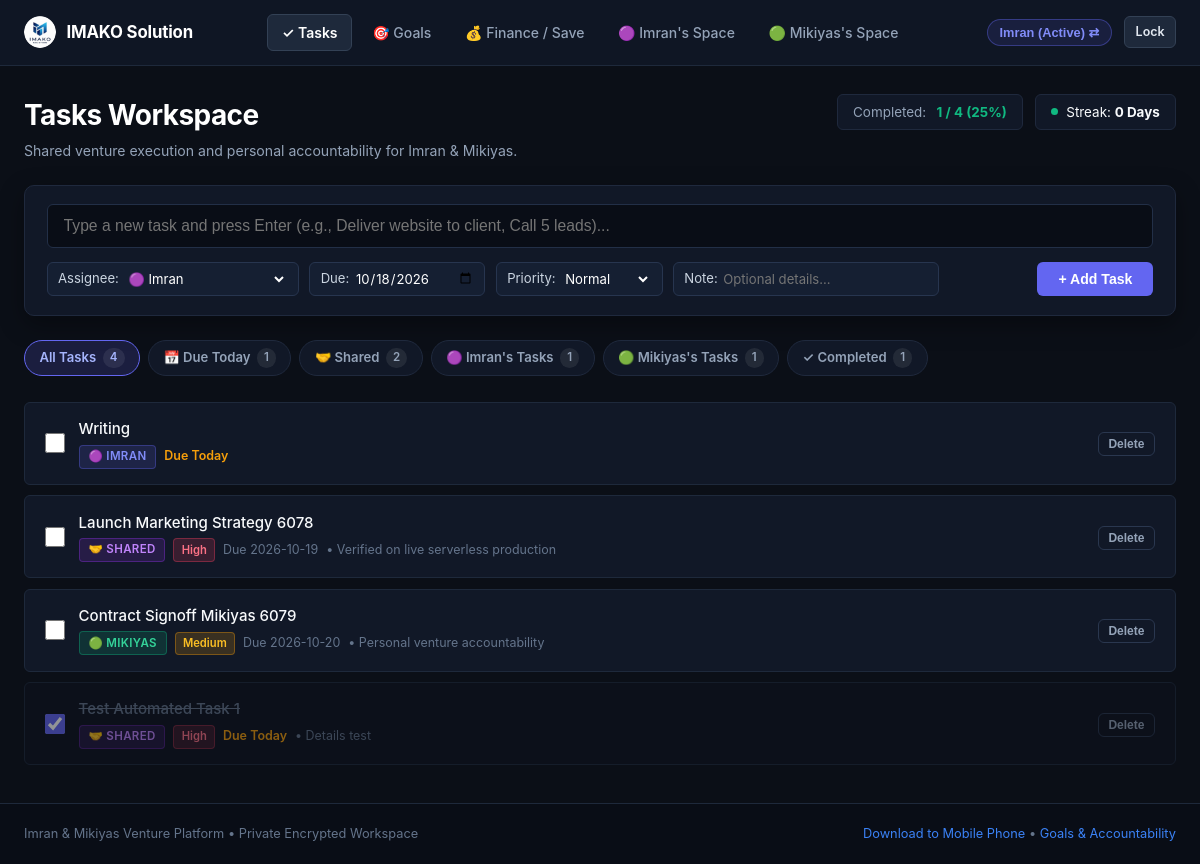
The page /index (signed in) on the database as committed earlier.
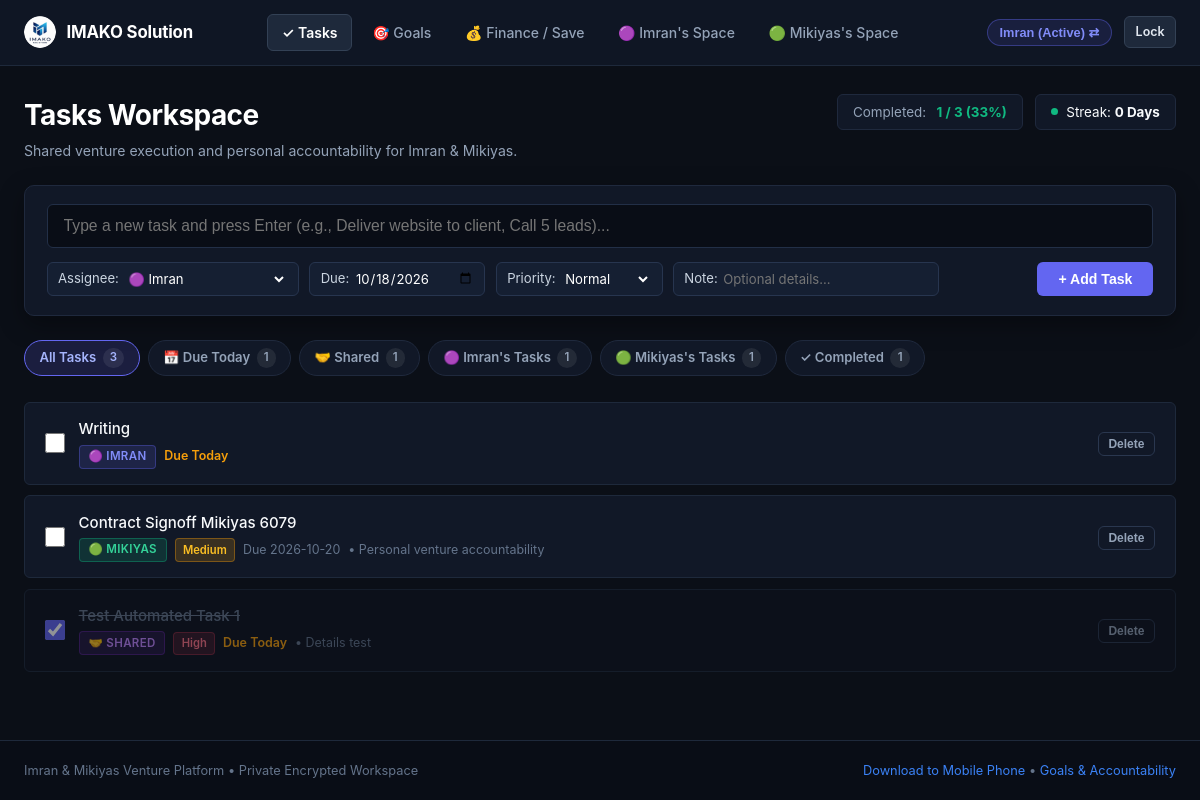
The same page on the database as committed later.
### tables this page shows
CREATE TABLE users (
        id TEXT PRIMARY KEY,
        name TEXT NOT NULL,
        pin_hash TEXT NOT NULL,
        default_consequence TEXT NOT NULL DEFAULT '',
        savings_goal_name TEXT NOT NULL DEFAULT 'Capital Growth Fund',
        savings_goal_target REAL NOT NULL DEFAULT 0.0,
        currency TEXT NOT NULL DEFAULT '$'
    );

CREATE TABLE tasks (
        id INTEGER PRIMARY KEY AUTOINCREMENT,
        user_id TEXT NOT NULL,
        task_type TEXT NOT NULL DEFAULT 'personal' CHECK(task_type IN ('shared', 'personal')),
        week_identifier TEXT NOT NULL,
        title TEXT NOT NULL,
        details TEXT,
        due_date TEXT NOT NULL,
        target_time TEXT,
        is_done INTEGER NOT NULL DEFAULT 0,
        done_date TEXT,
        proof_image TEXT,
        proof_text TEXT,
        ai_verified INTEGER NOT NULL DEFAULT 0,
        ai_status TEXT NOT NULL DEFAULT 'Unverified',
        ai_feedback TEXT,
        is_archived INTEGER NOT NULL DEFAULT 0,
        consequence_applied INTEGER NOT NULL DEFAULT 0,
        created_at TIMESTAMP DEFAULT CURRENT_TIMESTAMP, assigned_to TEXT DEFAULT 'imran', priority TEXT DEFAULT 'Normal',
        FOREIGN KEY (user_id) REFERENCES users (id) ON DELETE CASCADE
    );

### app.py (the view)
@app.route("/")
@app.route("/index")
def index():
    if not (session.get("logged_in_user") or request.cookies.get("partner_user")):
        return handle_login_request()
    return tasks_board()

### app.py (called while the page is built, shortened)
@app.before_request
def require_authentication_gate():
    if request.endpoint == "static" or request.path.startswith(("/static/", "/public/")):
        return None
    allowed_exact = (
        "/", "/index", "/login", "/login/", "/favicon.ico", "/manifest.json", "/sw.js",
        "/api/index", "/api/index/", "/api/index.py", "/debug"
    )
    if (
        request.path in allowed_exact
        or request.endpoint in ("login", "debug_endpoint", "index", "vercel_entrypoint_dispatcher")
    ):
        return None

@app.context_processor
def inject_globals():
    today_str = date.today().strftime("%Y-%m-%d")
    current_user = None
    logged_id = session.get("logged_in_user")
    conn = get_db_connection()
    check_and_apply_penalties(conn)
    if logged_id:
        cursor = conn.cursor()
        cursor.execute("SELECT * FROM users WHERE id = ?", (logged_id,))
        current_user = cursor.fetchone()
    cursor = conn.cursor()
    cursor.execute("SELECT COUNT(*) FROM penalties WHERE status = 'Pending'")
    total_pending_penalties = cursor.fetchone()[0]
    conn.close()
    return {
        "current_user": current_user,
        "total_pending_penalties": total_pending_penalties,
        "today_str": today_str
    }

### database/db.py (called while the page is built, shortened)
def get_db_connection():
    global _last_db_check
    conn = sqlite3.connect(DB_PATH, factory=SyncedConnection)
    conn.row_factory = sqlite3.Row
    conn.execute("PRAGMA foreign_keys = ON")
    return conn

def check_and_apply_penalties(conn):
    today_str = date.today().strftime("%Y-%m-%d")
    cursor = conn.cursor()
    cursor.execute("""
    SELECT t.id, t.user_id, t.title, t.due_date, u.default_consequence
    FROM tasks t
    JOIN users u ON t.user_id = u.id
    WHERE t.due_date < ? AND t.is_done = 0 AND t.consequence_applied = 0
    """, (today_str,))
    overdue_tasks = cursor.fetchall()
    conn.commit()

    def commit(self):
        super().commit()
        if is_serverless:
            sync_db()

### templates/tasks.html (shortened to what this page needs)
{% extends "base.html" %}
{% block content %}
<div style="margin-bottom: 1.5rem; display:flex; justify-content:space-between; align-items:flex-start; flex-wrap:wrap; gap:1rem;">
  <div>
    <h1 style="font-size:1.75rem; font-weight:700;">Tasks Workspace</h1>
    <p style="font-size:0.88rem; color:var(--text-muted); margin-top:0.25rem;">
      Shared venture execution and personal accountability for Imran &amp; Mikiyas.
    </p>
  </div>
  <div style="display:flex; align-items:center; gap:0.75rem; flex-wrap:wrap;">
    <div style="background:#111827; border:1px solid #1f293d; padding:0.45rem 0.95rem; border-radius:var(--radius-sm); font-size:0.84rem; display:flex; align-items:center; gap:0.65rem;">
      <span style="color:var(--text-muted);">Completed:</span>
      <strong style="color:var(--accent-emerald);">{{ stats.done_count }} / {{ stats.total_count }} ({{ stats.rate }}%)</strong>
    </div>
    <div style="background:#111827; border:1px solid #1f293d; padding:0.45rem 0.95rem; border-radius:var(--radius-sm); font-size:0.84rem; display:flex; align-items:center; gap:0.5rem;">
      <div style="width:7px; height:7px; border-radius:50%; background:var(--accent-emerald);"></div>
      <span>Streak: <strong>{{ streak_count }} {{ 'Day' if streak_count == 1 else 'Days' }}</strong></span>
    </div>
  </div>
</div>
<div class="task-quick-add">
  <form action="{{ url_for('add_task') }}" method="POST">
    <div class="task-add-input-row">
      <input type="text" name="title" class="task-main-input" placeholder="Type a new task and press Enter (e.g., Deliver website to client, Call 5 leads)..." required autofocus autocomplete="off">
    </div>
    <div class="task-controls-row">
      <div class="task-controls-left">
        <div class="control-pill">
          <span>Assignee:</span>
          <select name="assigned_to">
            <option value="imran" {% if current_user and current_user.id == 'imran' %}selected{% endif %}>🟣 Imran</option>
          </select>
        </div>
        <div class="control-pill">
          <span>Due:</span>
          <input type="date" name="due_date" value="{{ today_str }}">
        </div>
        <div class="control-pill">
          <span>Priority:</span>
          <select name="priority">
            <option value="Normal">Normal</option>
          </select>
        </div>
        <div class="control-pill" style="flex:1; min-width:160px;">
          <span>Note:</span>
          <input type="text" name="details" placeholder="Optional details..." style="width:100%;">
        </div>
      </div>
      <button type="submit" class="btn btn-primary" style="padding:0.48rem 1.25rem; font-size:0.88rem;">
        + Add Task
      </button>
    </div>
  </form>
</div>
<div class="filter-chips-bar">
  <a href="{{ url_for('tasks_board', tab='all') }}" class="filter-chip {% if active_tab == 'all' %}active{% endif %}">
    All Tasks <span class="chip-count">{{ counts.all }}</span>
  </a>
  <a href="{{ url_for('tasks_board', tab='today') }}" class="filter-chip {% if active_tab == 'today' %}active{% endif %}">
    📅 Due Today <span class="chip-count">{{ counts.today }}</span>
  </a>
  <a href="{{ url_for('tasks_board', tab='shared') }}" class="filter-chip {% if active_tab == 'shared' %}active{% endif %}">
    🤝 Shared <span class="chip-count">{{ counts.shared }}</span>
  </a>
  <a href="{{ url_for('tasks_board', tab='imran') }}" class="filter-chip {% if active_tab == 'imran' %}active{% endif %}">
    🟣 Imran's Tasks <span class="chip-count">{{ counts.imran }}</span>
  </a>
  <a href="{{ url_for('tasks_board', tab='mikiyas') }}" class="filter-chip {% if active_tab == 'mikiyas' %}active{% endif %}">
    🟢 Mikiyas's Tasks <span class="chip-count">{{ counts.mikiyas }}</span>
  </a>
  <a href="{{ url_for('tasks_board', tab='completed') }}" class="filter-chip {% if active_tab == 'completed' %}active{% endif %}">
    ✓ Completed <span class="chip-count">{{ counts.completed }}</span>
  </a>
</div>
<div style="margin-top: 1rem;">
  {% if tasks %}
    {% for task in tasks %}
      <div class="cool-task-card {% if task.is_done %}is-done{% endif %}">
        <div class="cool-task-left">
          <form action="{{ url_for('toggle_task_done', task_id=task.id) }}" method="POST" style="margin:0; display:flex; align-items:center;">
            <input type="checkbox" class="cool-task-checkbox" {% if task.is_done %}checked{% endif %} onchange="this.form.submit()" title="Click to mark done / undone">
          </form>
          <div style="flex:1;">
            <div class="cool-task-title">
              {{ task.title }}
            </div>
            <div class="cool-task-meta">
              {% if task.assigned_to == 'shared' or task.task_type == 'shared' %}
                <span class="badge-assignee shared">🤝 Shared</span>
              {% elif task.assigned_to == 'imran' or (task.user_id == 'imran' and not task.assigned_to) %}
                <span class="badge-assignee imran">🟣 Imran</span>
              {% elif task.assigned_to == 'mikiyas' or (task.user_id == 'mikiyas' and not task.assigned_to) %}
                <span class="badge-assignee mikiyas">🟢 Mikiyas</span>
              {% endif %}
              {% if task.priority and task.priority != 'Normal' %}
                <span class="badge-priority {{ task.priority }}">{{ task.priority }}</span>
              {% endif %}
              {% if task.due_date %}
                {% if not task.is_done and task.due_date < today_str %}
                  <span style="color:var(--accent-rose); font-weight:600;">⚠ Overdue ({{ task.due_date }})</span>
                {% elif task.due_date == today_str %}
                  <span style="color:var(--accent-amber); font-weight:600;">Due Today</span>
                {% else %}
                  <span>Due {{ task.due_date }}</span>
                {% endif %}
              {% endif %}
              {% if task.details %}
                <span style="color:var(--text-subtle);">• {{ task.details }}</span>
              {% endif %}
            </div>
          </div>
        </div>
        <div style="display:flex; align-items:center; gap:0.5rem;">
          <form action="{{ url_for('delete_task', task_id=task.id) }}" method="POST" style="margin:0;">
            <button type="submit" class="btn btn-outline btn-sm delete-confirm-btn" data-confirm-msg="Delete this task?" style="padding:0.25rem 0.6rem; font-size:0.75rem; border-color:#2a374f; color:#94a3b8;">
              Delete
            </button>
          </form>
        </div>
      </div>
    {% endfor %}
  {% endif %}
</div>
{% endblock %}

### templates/base.html (shortened to what this page needs)
<!DOCTYPE html>
<html lang="en">
<head>
  <link rel="stylesheet" href="{{ url_for('static', filename='css/style.css') }}">
</head>
<body>
  <nav class="navbar">
    <div class="nav-container">
      <a href="/tasks" class="brand-logo">
        <img src="{{ url_for('static', filename='icons/icon-192.png') }}" alt="IMAKO Solution Logo" class="nav-brand-logo-img" style="border-radius:50%; width:32px; height:32px;">
        <span>IMAKO Solution</span>
      </a>
      <ul class="nav-links">
        <li>
          <a href="/tasks" class="nav-link {% if active_page == 'tasks' %}active{% endif %}">
            ✓ Tasks
          </a>
        </li>
        <li>
          <a href="/goals" class="nav-link {% if active_page == 'goals' %}active{% endif %}">
            🎯 Goals
          </a>
        </li>
        <li>
          <a href="/finance" class="nav-link {% if active_page in ('finance', 'money') %}active{% endif %}">
            💰 Finance / Save
          </a>
        </li>
        <li>
          <a href="/partner/imran" class="nav-link {% if active_page == 'partner_imran' %}active{% endif %}">
            🟣 Imran's Space
          </a>
        </li>
        <li>
          <a href="/partner/mikiyas" class="nav-link {% if active_page == 'partner_mikiyas' %}active{% endif %}">
            🟢 Mikiyas's Space
          </a>
        </li>
      </ul>
      <div class="nav-auth">
        {% if current_user %}
          <form action="{{ url_for('switch_partner') }}" method="POST" style="display:inline;">
            {% if current_user.id == 'imran' %}
              <button type="submit" class="user-badge" style="cursor:pointer; border:1px solid rgba(99, 102, 241, 0.4);" title="Currently Imran. Click to switch to Mikiyas">
                Imran (Active) ⇄
              </button>
            {% else %}
              <input type="hidden" name="partner_id" value="imran">
              <button type="submit" class="user-badge mikiyas" style="cursor:pointer; border:1px solid rgba(16, 185, 129, 0.4);" title="Currently Mikiyas. Click to switch to Imran">
                Mikiyas (Active) ⇄
              </button>
            {% endif %}
          </form>
          <a href="{{ url_for('logout') }}" class="btn btn-secondary btn-sm" style="padding:0.35rem 0.65rem; font-size:0.78rem;">Lock</a>
        {% endif %}
      </div>
    </div>
  </nav>
  <main class="main-content">
    {% block content %}{% endblock %}
  </main>
  <footer class="footer">
    <div style="max-width: 1280px; margin: 0 auto; padding: 0 1.5rem; display:flex; justify-content:space-between; align-items:center; flex-wrap:wrap; gap:0.5rem;">
      <div>
        Imran &amp; Mikiyas Venture Platform &bull; Private Encrypted Workspace
      </div>
      <div>
        <a href="javascript:void(0)" data-open-modal="mobileInstallModal">Download to Mobile Phone</a> &bull;
        <a href="{{ url_for('goals_view') }}">Goals &amp; Accountability</a>
      </div>
    </div>
  </footer>
</body>
</html>

Rows that differ between the two databases and show on the page:
removed tasks: title "Launch Marketing Strategy 6078", assigned_to "🤝 SHARED", priority "High", due_date "2026-10-19", details "Verified on live serverless production"
Other text that changed with them:
{{ stats.total_count }}: "4" → "3"
{{ stats.rate }}: "25" → "33"
{{ counts.all }}: "4" → "3"
{{ counts.shared }}: "2" → "1"
